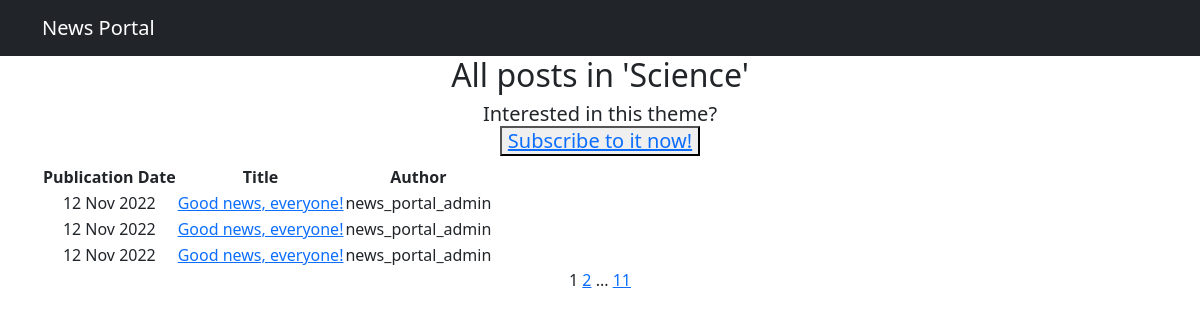
The page /news/category/5 on the database its author committed.
### news_portal_app/models.py (models this page shows, shortened)
class Category(models.Model):
    name = models.CharField(max_length=255, unique=True)
    subscribers = models.ManyToManyField(User, through='CategoryUser')
    def __str__(self):
        return self.name

class Post(models.Model):
    author = models.ForeignKey(Author, on_delete=models.CASCADE)
    news = 'NWS'
    article = 'ART'
    TYPES = [
        (news, 'News'),
        (article, 'Article')
    ]
    type = models.CharField(max_length=3, choices=TYPES)
    date = models.DateTimeField(auto_now_add=True)
    category = models.ManyToManyField(Category, through='PostCategory')
    name = models.CharField(max_length=255, default="Good news, everyone!")
    text = models.TextField()
    rating = models.IntegerField(default=0)

class Author(models.Model):
    user = models.OneToOneField(User, on_delete=models.CASCADE)
    user_rating = models.IntegerField(default=0)

### news_portal_app/views.py (the view)
# urls.py: path('category/<int:pk>', NewsInCategory.as_view(), name='news_category'),
class NewsInCategory(NewsList):
    template_name = 'news_category.html'
    context_object_name = 'news_category'
    def get_context_data(self, **kwargs):
        context = super().get_context_data(**kwargs)
        context['category_id'] = self.request.path_info.split('/')[-1]
        context['category'] = Category.objects.get(pk=context['category_id'])
        return context

### news_portal_app/templatetags/custom_filters.py (called while the page is built)
@register.filter(name='censor')
def rkn_english_edition(value):
    if type(value) != str:
        raise ValueError
    for swear in THOSE_VERY_SEVEN_DIRTY_WORDS:
        if swear in value:
            value = value.replace(swear, swear[0] + "*" * (len(swear) - 1))
    return value

### news_portal_app/views.py (called while the page is built)
    def get_queryset(self):
        queryset = super().get_queryset()
        self.filterset = NewsFilter(self.request.GET, queryset)
        return self.filterset.qs

    def get_context_data(self, **kwargs):
        context = super().get_context_data(**kwargs)
        context['filterset'] = self.filterset
        return context

### templates/news_category.html (shortened to what this page needs)
{% extends 'news_list.html' %}
{% load custom_filters %}
{% load custom_tags %}
{% block content_list %}
<h2>All posts in '{{ category }}'</h2>
{% if not request.user in category.subscribers.all %}
<h5>Interested in this theme?
    <br><button><a href="../subscribe/{{ category_id }}">Subscribe to it now!</a></button></h5>
{% else %}
<h5>Not nterested in this theme anymore?
    <br><button><a href="../unsubscribe/{{ category_id }}">Click here to unsubscribe</a></button></h5>
{% endif %}
<table>
    <tr>
        <th>Publication Date</th>
        <th>Title</th>
        <th>Author</th>
    </tr>
    {% for p in news_category %}
    {% if category in p.category.all %}
    <tr>
        <td>{{ p.date|date:'d M Y' }}</td>
        <td><a href="../{{ p.id }}">{{ p.name|censor }}</a></td>
        <td>{{ p.author.user.username }}</td>
    </tr>
    {% endif %}
    {% endfor %}
</table>
{% endblock content_list %}

### rows shown on the page
Category: name "Science"
Post: date "12 Nov 2022", name|censor "Good news, everyone!", author.user.username "news_portal_admin"
Post: date "12 Nov 2022", name|censor "Good news, everyone!", author.user.username "news_portal_admin"
Post: date "12 Nov 2022", name|censor "Good news, everyone!", author.user.username "news_portal_admin"

### other values the page prints
{{ page_obj.number }} "1"
{{ page_obj.next_page_number }} "2"
{{ page_obj.paginator.num_pages }} "11"
